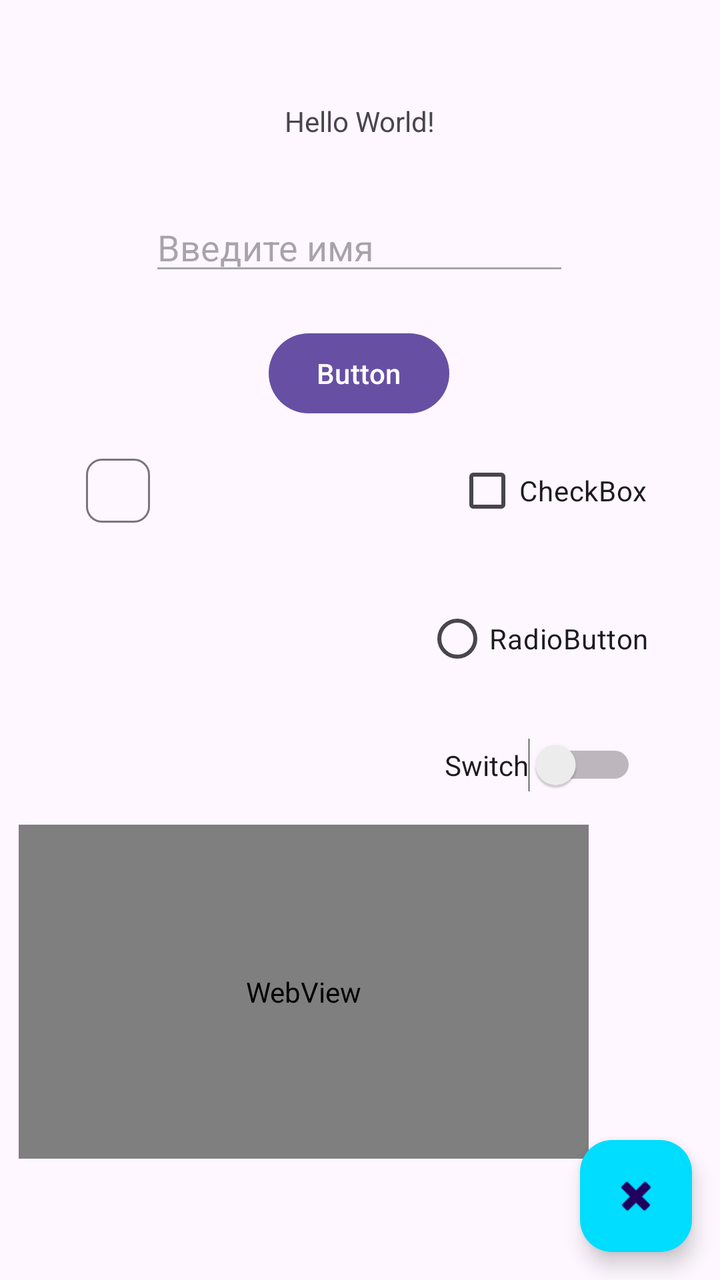
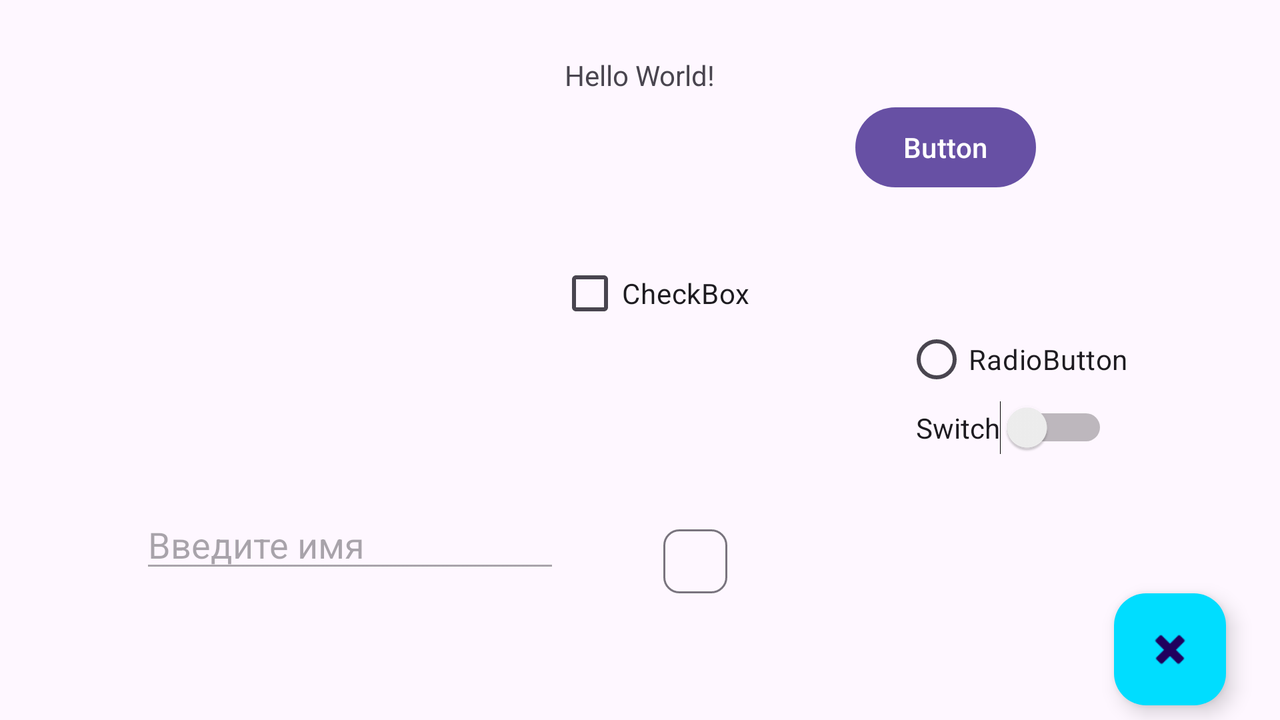

Two renders of one Android screen. The first uses the default layout on a phone; the second uses the alternative layout the repository ships for a different screen configuration, on a matching device. The two XML files are below.
<!-- AndroidManifest.xml: application theme Theme.LessonAndroidLifecycle -->
<!-- res/layout/activity_main.xml -->
<?xml version="1.0" encoding="utf-8"?>
<androidx.constraintlayout.widget.ConstraintLayout xmlns:android="http://schemas.android.com/apk/res/android"
    xmlns:app="http://schemas.android.com/apk/res-auto"
    xmlns:tools="http://schemas.android.com/tools"
    android:id="@+id/main"
    android:layout_width="match_parent"
    android:layout_height="match_parent"
    tools:context=".MainActivity">

    <TextView
        android:id="@+id/textVIew"
        android:layout_width="wrap_content"
        android:layout_height="wrap_content"
        android:text="Hello World!"
        app:layout_constraintBottom_toBottomOf="parent"
        app:layout_constraintEnd_toEndOf="parent"
        app:layout_constraintStart_toStartOf="parent"
        app:layout_constraintTop_toTopOf="parent"
        app:layout_constraintVertical_bias="0.082" />

    <EditText
        android:id="@+id/editTextText"
        android:layout_width="wrap_content"
        android:layout_height="wrap_content"
        android:clickable="true"
        android:ems="10"
        android:enabled="false"
        android:hint="Введите имя"
        android:inputType="text"
        app:layout_constraintBottom_toBottomOf="parent"
        app:layout_constraintEnd_toEndOf="parent"
        app:layout_constraintHorizontal_bias="0.497"
        app:layout_constraintStart_toStartOf="parent"
        app:layout_constraintTop_toTopOf="parent"
        app:layout_constraintVertical_bias="0.169" />

    <Button
        android:id="@+id/button"
        android:layout_width="wrap_content"
        android:layout_height="wrap_content"
        android:text="Button"
        app:layout_constraintBottom_toBottomOf="parent"
        app:layout_constraintEnd_toEndOf="parent"
        app:layout_constraintHorizontal_bias="0.498"
        app:layout_constraintStart_toStartOf="parent"
        app:layout_constraintTop_toTopOf="parent"
        app:layout_constraintVertical_bias="0.275" />

    <com.google.android.material.chip.Chip
        android:id="@+id/chip"
        android:layout_width="wrap_content"
        android:layout_height="wrap_content"
        app:layout_constraintBottom_toBottomOf="parent"
        app:layout_constraintEnd_toEndOf="parent"
        app:layout_constraintHorizontal_bias="0.112"
        app:layout_constraintStart_toStartOf="parent"
        app:layout_constraintTop_toTopOf="parent"
        app:layout_constraintVertical_bias="0.374" />

    <CheckBox
        android:id="@+id/checkBox"
        android:layout_width="wrap_content"
        android:layout_height="wrap_content"
        android:text="CheckBox"
        app:layout_constraintBottom_toBottomOf="parent"
        app:layout_constraintEnd_toEndOf="parent"
        app:layout_constraintHorizontal_bias="0.863"
        app:layout_constraintStart_toStartOf="parent"
        app:layout_constraintTop_toTopOf="parent"
        app:layout_constraintVertical_bias="0.374" />

    <RadioButton
        android:id="@+id/radioButton"
        android:layout_width="wrap_content"
        android:layout_height="wrap_content"
        android:text="RadioButton"
        app:layout_constraintBottom_toBottomOf="parent"
        app:layout_constraintEnd_toEndOf="parent"
        app:layout_constraintHorizontal_bias="0.856"
        app:layout_constraintStart_toStartOf="parent"
        app:layout_constraintTop_toTopOf="parent"
        app:layout_constraintVertical_bias="0.499" />

    <Switch
        android:id="@+id/switch1"
        android:layout_width="wrap_content"
        android:layout_height="wrap_content"
        android:text="Switch"
        app:layout_constraintBottom_toBottomOf="parent"
        app:layout_constraintEnd_toEndOf="parent"
        app:layout_constraintHorizontal_bias="0.842"
        app:layout_constraintStart_toStartOf="parent"
        app:layout_constraintTop_toTopOf="parent"
        app:layout_constraintVertical_bias="0.602" />

    <com.google.android.material.floatingactionbutton.FloatingActionButton
        android:id="@+id/floatingActionButton"
        android:layout_width="wrap_content"
        android:layout_height="wrap_content"
        android:clickable="true"
        app:backgroundTint="@android:color/holo_blue_bright"
        app:layout_constraintBottom_toBottomOf="parent"
        app:layout_constraintEnd_toEndOf="parent"
        app:layout_constraintHorizontal_bias="0.954"
        app:layout_constraintStart_toStartOf="parent"
        app:layout_constraintTop_toTopOf="parent"
        app:layout_constraintVertical_bias="0.976"
        app:srcCompat="@android:drawable/ic_delete" />

    <WebView
        android:id="@+id/webView"
        android:layout_width="285dp"
        android:layout_height="167dp"
        app:layout_constraintBottom_toBottomOf="parent"
        app:layout_constraintEnd_toEndOf="parent"
        app:layout_constraintHorizontal_bias="0.126"
        app:layout_constraintStart_toStartOf="parent"
        app:layout_constraintTop_toTopOf="parent"
        app:layout_constraintVertical_bias="0.872" />

</androidx.constraintlayout.widget.ConstraintLayout>
<!-- resources referenced by this layout -->
<resources>
  <style name="Theme.LessonAndroidLifecycle" parent="Base.Theme.LessonAndroidLifecycle" />
  <style name="Base.Theme.LessonAndroidLifecycle" parent="Theme.Material3.DayNight.NoActionBar">
          
          
      </style>
</resources>
<!-- res/layout-land/activity_main.xml (the repository's variant of the layout above) -->
<!-- drawn on the phone turned sideways -->
<?xml version="1.0" encoding="utf-8"?>
<androidx.constraintlayout.widget.ConstraintLayout xmlns:android="http://schemas.android.com/apk/res/android"
    xmlns:app="http://schemas.android.com/apk/res-auto"
    xmlns:tools="http://schemas.android.com/tools"
    android:id="@+id/main"
    android:layout_width="match_parent"
    android:layout_height="match_parent"
    tools:context=".MainActivity">

    <TextView
        android:id="@+id/textVIew"
        android:layout_width="wrap_content"
        android:layout_height="wrap_content"
        android:text="Hello World!"
        app:layout_constraintBottom_toBottomOf="parent"
        app:layout_constraintEnd_toEndOf="parent"
        app:layout_constraintStart_toStartOf="parent"
        app:layout_constraintTop_toTopOf="parent"
        app:layout_constraintVertical_bias="0.082" />

    <EditText
        android:id="@+id/editTextText"
        android:layout_width="wrap_content"
        android:layout_height="wrap_content"
        android:clickable="true"
        android:ems="10"
        android:enabled="false"
        android:hint="Введите имя"
        android:inputType="text"
        app:layout_constraintBottom_toBottomOf="parent"
        app:layout_constraintEnd_toEndOf="parent"
        app:layout_constraintHorizontal_bias="0.163"
        app:layout_constraintStart_toStartOf="parent"
        app:layout_constraintTop_toTopOf="parent"
        app:layout_constraintVertical_bias="0.784" />

    <Button
        android:id="@+id/button"
        android:layout_width="wrap_content"
        android:layout_height="wrap_content"
        android:text="Button"
        app:layout_constraintBottom_toBottomOf="parent"
        app:layout_constraintEnd_toEndOf="parent"
        app:layout_constraintHorizontal_bias="0.778"
        app:layout_constraintStart_toStartOf="parent"
        app:layout_constraintTop_toTopOf="parent"
        app:layout_constraintVertical_bias="0.159" />

    <com.google.android.material.chip.Chip
        android:id="@+id/chip"
        android:layout_width="wrap_content"
        android:layout_height="wrap_content"
        app:layout_constraintBottom_toBottomOf="parent"
        app:layout_constraintEnd_toEndOf="parent"
        app:layout_constraintHorizontal_bias="0.547"
        app:layout_constraintStart_toStartOf="parent"
        app:layout_constraintTop_toTopOf="parent"
        app:layout_constraintVertical_bias="0.823" />

    <CheckBox
        android:id="@+id/checkBox"
        android:layout_width="wrap_content"
        android:layout_height="wrap_content"
        android:text="CheckBox"
        app:layout_constraintBottom_toBottomOf="parent"
        app:layout_constraintEnd_toEndOf="parent"
        app:layout_constraintHorizontal_bias="0.513"
        app:layout_constraintStart_toStartOf="parent"
        app:layout_constraintTop_toTopOf="parent"
        app:layout_constraintVertical_bias="0.393" />

    <RadioButton
        android:id="@+id/radioButton"
        android:layout_width="wrap_content"
        android:layout_height="wrap_content"
        android:text="RadioButton"
        app:layout_constraintBottom_toBottomOf="parent"
        app:layout_constraintEnd_toEndOf="parent"
        app:layout_constraintHorizontal_bias="0.856"
        app:layout_constraintStart_toStartOf="parent"
        app:layout_constraintTop_toTopOf="parent"
        app:layout_constraintVertical_bias="0.499" />

    <Switch
        android:id="@+id/switch1"
        android:layout_width="wrap_content"
        android:layout_height="wrap_content"
        android:text="Switch"
        app:layout_constraintBottom_toBottomOf="parent"
        app:layout_constraintEnd_toEndOf="parent"
        app:layout_constraintHorizontal_bias="0.842"
        app:layout_constraintStart_toStartOf="parent"
        app:layout_constraintTop_toTopOf="parent"
        app:layout_constraintVertical_bias="0.602" />

    <com.google.android.material.floatingactionbutton.FloatingActionButton
        android:id="@+id/floatingActionButton"
        android:layout_width="wrap_content"
        android:layout_height="wrap_content"
        android:clickable="true"
        app:backgroundTint="@android:color/holo_blue_bright"
        app:layout_constraintBottom_toBottomOf="parent"
        app:layout_constraintEnd_toEndOf="parent"
        app:layout_constraintHorizontal_bias="0.954"
        app:layout_constraintStart_toStartOf="parent"
        app:layout_constraintTop_toTopOf="parent"
        app:layout_constraintVertical_bias="0.976"
        app:srcCompat="@android:drawable/ic_delete" />

</androidx.constraintlayout.widget.ConstraintLayout>
